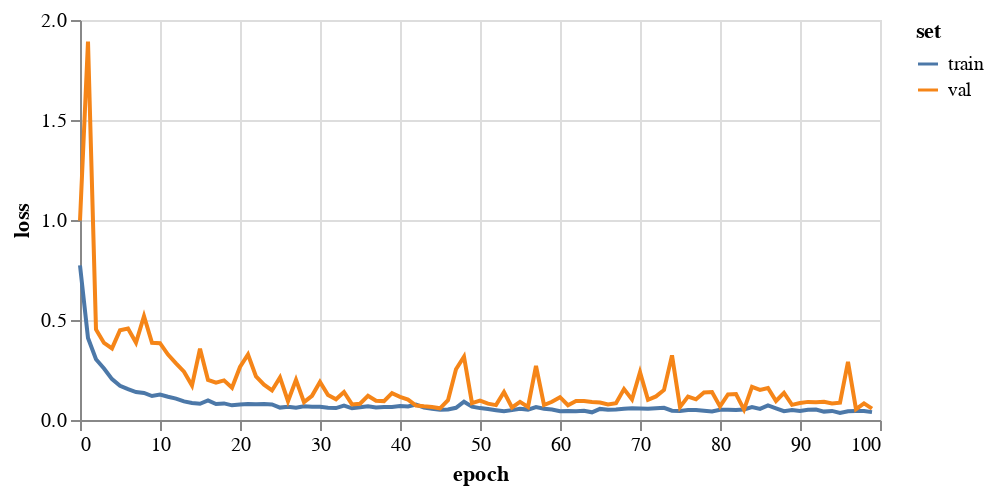
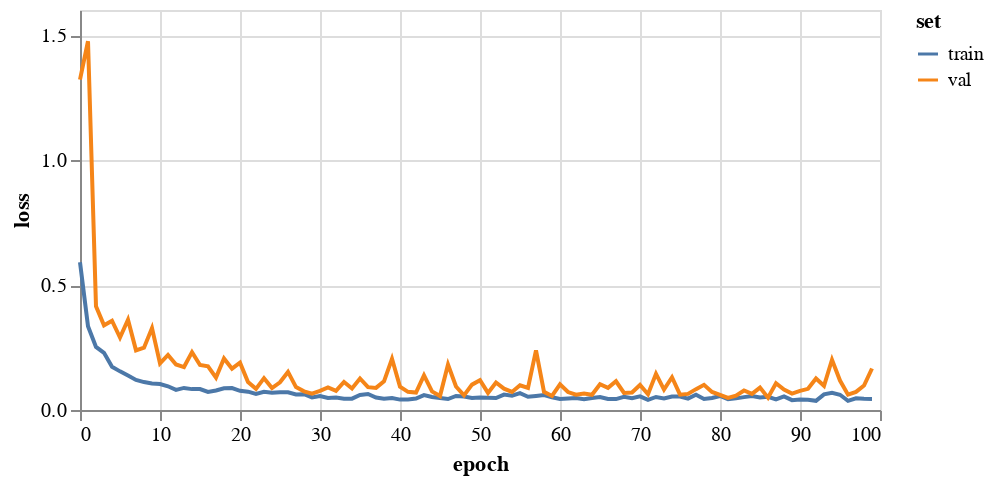
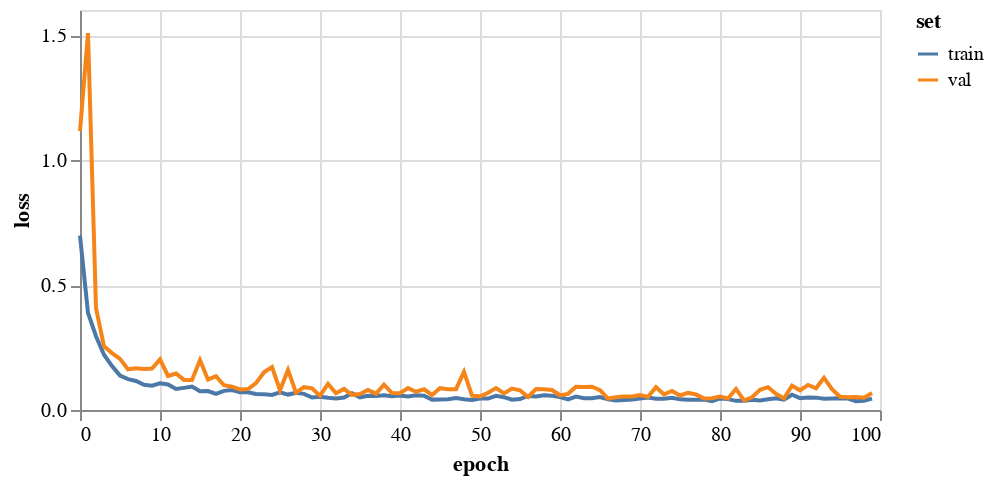

Notebook code cell kept with these figures, in order:
### Markdown cell above
## 4. Leave one out

### Code cell
checkptFiles = {}
for trainName, trainSet in trainSets.items():
    allTrainData, allValData = [], []
    print('training on all but '+ trainName)
    for name, data in trainSets.items():
        if name != trainName:
            allTrainData = allTrainData + data
            allValData = allValData + valSets[name]

    gcn = FeaStNet()
    history = gcn.trainModel(allTrainData, allValData, epochs=epochs, saveDir=saveDir+'allBut_'+ trainName)

    display(plotHistory(history))

    # test
    print('testing on '+trainName+'\n')
    resultsDict = gcn.testModel(testSets[trainName], level='field')
    resultsDict['Trained on'] = ['all groups but test group']*len(resultsDict['mse'])
    resultsDict['Tested on'] = [trainName]*len(resultsDict['mse'])
    results = pivotDict(resultsDict)
    resultsList.extend(results)
    
    # note checkpoint files for use in transfer learning
    checkptFiles[trainName] = gcn.checkptFile
    
pd.DataFrame(resultsList)

### Figure 1 — Vega-Lite specification as saved in the notebook (floating-point values rounded to 4 significant figures)
{"config": {"view": {"continuousWidth": 400, "continuousHeight": 300}}, "data": {"name": "data-e771bc5f31063c361cee59cee55b5fa2"}, "mark": "line", "encoding": {"color": {"type": "nominal", "field": "set"}, "tooltip": [{"type": "quantitative", "field": "epoch"}, {"type": "quantitative", "field": "value"}], "x": {"type": "quantitative", "field": "epoch"}, "y": {"type": "quantitative", "axis": {"title": "loss"}, "field": "value"}}, "height": 200, "transform": [{"fold": ["train", "val"], "as": ["set", "value"]}], "width": 400, "$schema": "https://vega.github.io/schema/vega-lite/v4.8.1.json", "datasets": {"data-e771bc5f31063c361cee59cee55b5fa2": [{"train": 0.773, "val": 0.9975, "epoch": 0}, {"train": 0.41, "val": 1.892, "epoch": 1}, {"train": 0.3034, "val": 0.453, "epoch": 2}, {"train": 0.2577, "val": 0.3853, "epoch": 3}, {"train": 0.2045, "val": 0.3581, "epoch": 4}, {"train": 0.1714, "val": 0.4491, "epoch": 5}, {"train": 0.1541, "val": 0.4575, "epoch": 6}, {"train": 0.1395, "val": 0.3866, "epoch": 7}, {"train": 0.1352, "val": 0.5186, "epoch": 8}, {"train": 0.1199, "val": 0.3857, "epoch": 9}, {"train": 0.1274, "val": 0.3842, "epoch": 10}, {"train": 0.1166, "val": 0.3274, "epoch": 11}, {"train": 0.1068, "val": 0.2834, "epoch": 12}, {"train": 0.09295, "val": 0.2415, "epoch": 13}, {"train": 0.08503, "val": 0.172, "epoch": 14}, {"train": 0.08105, "val": 0.3564, "epoch": 15}, {"train": 0.09821, "val": 0.2001, "epoch": 16}, {"train": 0.07982, "val": 0.1866, "epoch": 17}, {"train": 0.083, "val": 0.198, "epoch": 18}, {"train": 0.0733, "val": 0.1608, "epoch": 19}, {"train": 0.07734, "val": 0.2652, "epoch": 20}, {"train": 0.08006, "val": 0.3274, "epoch": 21}, {"train": 0.07883, "val": 0.2176, "epoch": 22}, {"train": 0.08042, "val": 0.1766, "epoch": 23}, {"train": 0.0781, "val": 0.1478, "epoch": 24}, {"train": 0.06195, "val": 0.2127, "epoch": 25}, {"train": 0.06597, "val": 0.0937, "epoch": 26}, {"train": 0.06152, "val": 0.2013, "epoch": 27}, {"train": 0.06824, "val": 0.0894, "epoch": 28}, {"train": 0.06671, "val": 0.121, "epoch": 29}, {"train": 0.06674, "val": 0.1902, "epoch": 30}, {"train": 0.06107, "val": 0.1253, "epoch": 31}, {"train": 0.05966, "val": 0.1033, "epoch": 32}, {"train": 0.07159, "val": 0.1401, "epoch": 33}, {"train": 0.05837, "val": 0.0779, "epoch": 34}, {"train": 0.06366, "val": 0.0815, "epoch": 35}, {"train": 0.06824, "val": 0.1212, "epoch": 36}, {"train": 0.0631, "val": 0.09625, "epoch": 37}, {"train": 0.06509, "val": 0.09443, "epoch": 38}, {"train": 0.06505, "val": 0.1341, "epoch": 39}, {"train": 0.07049, "val": 0.1161, "epoch": 40}, {"train": 0.06731, "val": 0.1024, "epoch": 41}, {"train": 0.07743, "val": 0.07224, "epoch": 42}, {"train": 0.06278, "val": 0.06822, "epoch": 43}, {"train": 0.05557, "val": 0.06533, "epoch": 44}, {"train": 0.05158, "val": 0.05838, "epoch": 45}, {"train": 0.05273, "val": 0.09873, "epoch": 46}, {"train": 0.06093, "val": 0.2539, "epoch": 47}, {"train": 0.09155, "val": 0.3168, "epoch": 48}, {"train": 0.06676, "val": 0.08429, "epoch": 49}, {"train": 0.05948, "val": 0.09678, "epoch": 50}, {"train": 0.05509, "val": 0.08164, "epoch": 51}, {"train": 0.04923, "val": 0.07451, "epoch": 52}, {"train": 0.04339, "val": 0.1401, "epoch": 53}, {"train": 0.04934, "val": 0.0627, "epoch": 54}, {"train": 0.0565, "val": 0.09057, "epoch": 55}, {"train": 0.05196, "val": 0.06505, "epoch": 56}, {"train": 0.06427, "val": 0.2703, "epoch": 57}, {"train": 0.05654, "val": 0.07502, "epoch": 58}, {"train": 0.05206, "val": 0.09132, "epoch": 59}, {"train": 0.04408, "val": 0.1142, "epoch": 60}, {"train": 0.04526, "val": 0.07394, "epoch": 61}, {"train": 0.04433, "val": 0.09478, "epoch": 62}, {"train": 0.04657, "val": 0.09513, "epoch": 63}, {"train": 0.03835, "val": 0.09006, "epoch": 64}, {"train": 0.05555, "val": 0.08702, "epoch": 65}, {"train": 0.05175, "val": 0.07752, "epoch": 66}, {"train": 0.05212, "val": 0.08442, "epoch": 67}, {"train": 0.05616, "val": 0.1547, "epoch": 68}, {"train": 0.05902, "val": 0.1027, "epoch": 69}, {"train": 0.05776, "val": 0.2392, "epoch": 70}, {"train": 0.05596, "val": 0.1008, "epoch": 71}, {"train": 0.05899, "val": 0.1179, "epoch": 72}, {"train": 0.06102, "val": 0.1502, "epoch": 73}, {"train": 0.04633, "val": 0.3234, "epoch": 74}, {"train": 0.0451, "val": 0.06436, "epoch": 75}, {"train": 0.05036, "val": 0.1174, "epoch": 76}, {"train": 0.04986, "val": 0.1035, "epoch": 77}, {"train": 0.04574, "val": 0.1373, "epoch": 78}, {"train": 0.04233, "val": 0.1399, "epoch": 79}, {"train": 0.05107, "val": 0.06811, "epoch": 80}, {"train": 0.05117, "val": 0.128, "epoch": 81}, {"train": 0.04964, "val": 0.1297, "epoch": 82}, {"train": 0.053, "val": 0.05225, "epoch": 83}, {"train": 0.06432, "val": 0.1656, "epoch": 84}, {"train": 0.05574, "val": 0.1507, "epoch": 85}, {"train": 0.07324, "val": 0.1602, "epoch": 86}, {"train": 0.05868, "val": 0.09505, "epoch": 87}, {"train": 0.04418, "val": 0.1359, "epoch": 88}, {"train": 0.05023, "val": 0.07583, "epoch": 89}, {"train": 0.04486, "val": 0.08464, "epoch": 90}, {"train": 0.05088, "val": 0.09059, "epoch": 91}, {"train": 0.05238, "val": 0.08919, "epoch": 92}, {"train": 0.04196, "val": 0.09064, "epoch": 93}, {"train": 0.04535, "val": 0.08245, "epoch": 94}, {"train": 0.03523, "val": 0.08679, "epoch": 95}, {"train": 0.04406, "val": 0.291, "epoch": 96}, {"train": 0.045, "val": 0.05435, "epoch": 97}, {"train": 0.04523, "val": 0.08333, "epoch": 98}, {"train": 0.03941, "val": 0.05707, "epoch": 99}]}}

### Figure 2 — Vega-Lite specification as saved in the notebook (floating-point values rounded to 4 significant figures)
{"config": {"view": {"continuousWidth": 400, "continuousHeight": 300}}, "data": {"name": "data-d2e8f4344a26161fd5eda369cc1dc029"}, "mark": "line", "encoding": {"color": {"type": "nominal", "field": "set"}, "tooltip": [{"type": "quantitative", "field": "epoch"}, {"type": "quantitative", "field": "value"}], "x": {"type": "quantitative", "field": "epoch"}, "y": {"type": "quantitative", "axis": {"title": "loss"}, "field": "value"}}, "height": 200, "transform": [{"fold": ["train", "val"], "as": ["set", "value"]}], "width": 400, "$schema": "https://vega.github.io/schema/vega-lite/v4.8.1.json", "datasets": {"data-d2e8f4344a26161fd5eda369cc1dc029": [{"train": 0.5912, "val": 1.321, "epoch": 0}, {"train": 0.3353, "val": 1.475, "epoch": 1}, {"train": 0.2522, "val": 0.4149, "epoch": 2}, {"train": 0.2286, "val": 0.3388, "epoch": 3}, {"train": 0.173, "val": 0.357, "epoch": 4}, {"train": 0.1545, "val": 0.2897, "epoch": 5}, {"train": 0.1377, "val": 0.3614, "epoch": 6}, {"train": 0.12, "val": 0.2387, "epoch": 7}, {"train": 0.1117, "val": 0.2494, "epoch": 8}, {"train": 0.1063, "val": 0.3277, "epoch": 9}, {"train": 0.1041, "val": 0.1866, "epoch": 10}, {"train": 0.09492, "val": 0.2202, "epoch": 11}, {"train": 0.08035, "val": 0.1823, "epoch": 12}, {"train": 0.08829, "val": 0.1718, "epoch": 13}, {"train": 0.08354, "val": 0.2314, "epoch": 14}, {"train": 0.08392, "val": 0.1799, "epoch": 15}, {"train": 0.07207, "val": 0.1748, "epoch": 16}, {"train": 0.07823, "val": 0.1297, "epoch": 17}, {"train": 0.087, "val": 0.2059, "epoch": 18}, {"train": 0.08753, "val": 0.1654, "epoch": 19}, {"train": 0.0768, "val": 0.1892, "epoch": 20}, {"train": 0.07331, "val": 0.1121, "epoch": 21}, {"train": 0.06423, "val": 0.08457, "epoch": 22}, {"train": 0.07304, "val": 0.1273, "epoch": 23}, {"train": 0.06888, "val": 0.08799, "epoch": 24}, {"train": 0.07076, "val": 0.111, "epoch": 25}, {"train": 0.07101, "val": 0.1523, "epoch": 26}, {"train": 0.06249, "val": 0.09148, "epoch": 27}, {"train": 0.06309, "val": 0.07479, "epoch": 28}, {"train": 0.05051, "val": 0.06568, "epoch": 29}, {"train": 0.0557, "val": 0.07641, "epoch": 30}, {"train": 0.04808, "val": 0.09008, "epoch": 31}, {"train": 0.04949, "val": 0.07646, "epoch": 32}, {"train": 0.04531, "val": 0.1121, "epoch": 33}, {"train": 0.04548, "val": 0.08623, "epoch": 34}, {"train": 0.05987, "val": 0.1261, "epoch": 35}, {"train": 0.06396, "val": 0.09133, "epoch": 36}, {"train": 0.04975, "val": 0.08852, "epoch": 37}, {"train": 0.04518, "val": 0.1145, "epoch": 38}, {"train": 0.0476, "val": 0.205, "epoch": 39}, {"train": 0.04155, "val": 0.09276, "epoch": 40}, {"train": 0.04234, "val": 0.07257, "epoch": 41}, {"train": 0.0457, "val": 0.06955, "epoch": 42}, {"train": 0.05965, "val": 0.1384, "epoch": 43}, {"train": 0.05196, "val": 0.07447, "epoch": 44}, {"train": 0.04779, "val": 0.05574, "epoch": 45}, {"train": 0.04379, "val": 0.1818, "epoch": 46}, {"train": 0.05628, "val": 0.09379, "epoch": 47}, {"train": 0.05359, "val": 0.05834, "epoch": 48}, {"train": 0.04825, "val": 0.1014, "epoch": 49}, {"train": 0.04955, "val": 0.1193, "epoch": 50}, {"train": 0.04884, "val": 0.06829, "epoch": 51}, {"train": 0.04764, "val": 0.1101, "epoch": 52}, {"train": 0.06142, "val": 0.08528, "epoch": 53}, {"train": 0.05694, "val": 0.07221, "epoch": 54}, {"train": 0.0675, "val": 0.09899, "epoch": 55}, {"train": 0.05312, "val": 0.08813, "epoch": 56}, {"train": 0.05625, "val": 0.2384, "epoch": 57}, {"train": 0.05981, "val": 0.0726, "epoch": 58}, {"train": 0.05125, "val": 0.05634, "epoch": 59}, {"train": 0.04436, "val": 0.1026, "epoch": 60}, {"train": 0.04593, "val": 0.07179, "epoch": 61}, {"train": 0.04763, "val": 0.06141, "epoch": 62}, {"train": 0.0433, "val": 0.0659, "epoch": 63}, {"train": 0.04818, "val": 0.06088, "epoch": 64}, {"train": 0.05219, "val": 0.1031, "epoch": 65}, {"train": 0.04389, "val": 0.08864, "epoch": 66}, {"train": 0.04357, "val": 0.1149, "epoch": 67}, {"train": 0.05273, "val": 0.0683, "epoch": 68}, {"train": 0.0476, "val": 0.07028, "epoch": 69}, {"train": 0.05478, "val": 0.1001, "epoch": 70}, {"train": 0.04042, "val": 0.06282, "epoch": 71}, {"train": 0.05219, "val": 0.1444, "epoch": 72}, {"train": 0.04615, "val": 0.08171, "epoch": 73}, {"train": 0.05369, "val": 0.1309, "epoch": 74}, {"train": 0.05369, "val": 0.06152, "epoch": 75}, {"train": 0.04572, "val": 0.0644, "epoch": 76}, {"train": 0.06101, "val": 0.08342, "epoch": 77}, {"train": 0.04426, "val": 0.1007, "epoch": 78}, {"train": 0.04834, "val": 0.07234, "epoch": 79}, {"train": 0.05598, "val": 0.06023, "epoch": 80}, {"train": 0.0436, "val": 0.04842, "epoch": 81}, {"train": 0.04654, "val": 0.05742, "epoch": 82}, {"train": 0.05156, "val": 0.07802, "epoch": 83}, {"train": 0.05551, "val": 0.06466, "epoch": 84}, {"train": 0.05005, "val": 0.08979, "epoch": 85}, {"train": 0.05302, "val": 0.04929, "epoch": 86}, {"train": 0.04244, "val": 0.1071, "epoch": 87}, {"train": 0.05466, "val": 0.08154, "epoch": 88}, {"train": 0.03936, "val": 0.06538, "epoch": 89}, {"train": 0.04205, "val": 0.07628, "epoch": 90}, {"train": 0.04119, "val": 0.08465, "epoch": 91}, {"train": 0.03673, "val": 0.1259, "epoch": 92}, {"train": 0.0627, "val": 0.09686, "epoch": 93}, {"train": 0.06848, "val": 0.201, "epoch": 94}, {"train": 0.06098, "val": 0.1178, "epoch": 95}, {"train": 0.03655, "val": 0.0613, "epoch": 96}, {"train": 0.04704, "val": 0.07253, "epoch": 97}, {"train": 0.04491, "val": 0.09763, "epoch": 98}, {"train": 0.04434, "val": 0.1661, "epoch": 99}]}}

### Figure 3 — Vega-Lite specification as saved in the notebook (floating-point values rounded to 4 significant figures)
{"config": {"view": {"continuousWidth": 400, "continuousHeight": 300}}, "data": {"name": "data-b1cc809a3c427cabfad60c0016b621e2"}, "mark": "line", "encoding": {"color": {"type": "nominal", "field": "set"}, "tooltip": [{"type": "quantitative", "field": "epoch"}, {"type": "quantitative", "field": "value"}], "x": {"type": "quantitative", "field": "epoch"}, "y": {"type": "quantitative", "axis": {"title": "loss"}, "field": "value"}}, "height": 200, "transform": [{"fold": ["train", "val"], "as": ["set", "value"]}], "width": 400, "$schema": "https://vega.github.io/schema/vega-lite/v4.8.1.json", "datasets": {"data-b1cc809a3c427cabfad60c0016b621e2": [{"train": 0.6977, "val": 1.116, "epoch": 0}, {"train": 0.3884, "val": 1.508, "epoch": 1}, {"train": 0.2951, "val": 0.4075, "epoch": 2}, {"train": 0.2213, "val": 0.2548, "epoch": 3}, {"train": 0.1758, "val": 0.2278, "epoch": 4}, {"train": 0.1375, "val": 0.2044, "epoch": 5}, {"train": 0.1234, "val": 0.1627, "epoch": 6}, {"train": 0.1163, "val": 0.1665, "epoch": 7}, {"train": 0.1008, "val": 0.1639, "epoch": 8}, {"train": 0.09747, "val": 0.1659, "epoch": 9}, {"train": 0.107, "val": 0.2027, "epoch": 10}, {"train": 0.1019, "val": 0.1361, "epoch": 11}, {"train": 0.084, "val": 0.1461, "epoch": 12}, {"train": 0.08847, "val": 0.1203, "epoch": 13}, {"train": 0.09359, "val": 0.1199, "epoch": 14}, {"train": 0.07478, "val": 0.1997, "epoch": 15}, {"train": 0.07575, "val": 0.1213, "epoch": 16}, {"train": 0.06492, "val": 0.1356, "epoch": 17}, {"train": 0.0766, "val": 0.09912, "epoch": 18}, {"train": 0.07995, "val": 0.09337, "epoch": 19}, {"train": 0.071, "val": 0.08197, "epoch": 20}, {"train": 0.07092, "val": 0.08401, "epoch": 21}, {"train": 0.06396, "val": 0.1075, "epoch": 22}, {"train": 0.0629, "val": 0.1511, "epoch": 23}, {"train": 0.05992, "val": 0.1717, "epoch": 24}, {"train": 0.07028, "val": 0.07937, "epoch": 25}, {"train": 0.06173, "val": 0.1602, "epoch": 26}, {"train": 0.06919, "val": 0.0691, "epoch": 27}, {"train": 0.06462, "val": 0.09131, "epoch": 28}, {"train": 0.05014, "val": 0.08689, "epoch": 29}, {"train": 0.05328, "val": 0.057, "epoch": 30}, {"train": 0.0492, "val": 0.1046, "epoch": 31}, {"train": 0.04635, "val": 0.06668, "epoch": 32}, {"train": 0.04954, "val": 0.0842, "epoch": 33}, {"train": 0.06731, "val": 0.06055, "epoch": 34}, {"train": 0.05079, "val": 0.06356, "epoch": 35}, {"train": 0.05702, "val": 0.08022, "epoch": 36}, {"train": 0.0565, "val": 0.06527, "epoch": 37}, {"train": 0.05878, "val": 0.1016, "epoch": 38}, {"train": 0.05527, "val": 0.06754, "epoch": 39}, {"train": 0.05751, "val": 0.06727, "epoch": 40}, {"train": 0.05405, "val": 0.08749, "epoch": 41}, {"train": 0.05936, "val": 0.07318, "epoch": 42}, {"train": 0.05706, "val": 0.08298, "epoch": 43}, {"train": 0.04153, "val": 0.06027, "epoch": 44}, {"train": 0.04245, "val": 0.08717, "epoch": 45}, {"train": 0.04347, "val": 0.08339, "epoch": 46}, {"train": 0.04749, "val": 0.08337, "epoch": 47}, {"train": 0.04268, "val": 0.1522, "epoch": 48}, {"train": 0.04052, "val": 0.05751, "epoch": 49}, {"train": 0.04586, "val": 0.05462, "epoch": 50}, {"train": 0.04553, "val": 0.06907, "epoch": 51}, {"train": 0.05698, "val": 0.08771, "epoch": 52}, {"train": 0.05128, "val": 0.0664, "epoch": 53}, {"train": 0.04112, "val": 0.08585, "epoch": 54}, {"train": 0.044, "val": 0.07893, "epoch": 55}, {"train": 0.05624, "val": 0.05201, "epoch": 56}, {"train": 0.05415, "val": 0.08381, "epoch": 57}, {"train": 0.05928, "val": 0.08259, "epoch": 58}, {"train": 0.05714, "val": 0.08015, "epoch": 59}, {"train": 0.0516, "val": 0.05892, "epoch": 60}, {"train": 0.04199, "val": 0.06459, "epoch": 61}, {"train": 0.0538, "val": 0.09332, "epoch": 62}, {"train": 0.04682, "val": 0.09212, "epoch": 63}, {"train": 0.04727, "val": 0.09314, "epoch": 64}, {"train": 0.05187, "val": 0.07961, "epoch": 65}, {"train": 0.04273, "val": 0.04574, "epoch": 66}, {"train": 0.03847, "val": 0.05133, "epoch": 67}, {"train": 0.04003, "val": 0.05447, "epoch": 68}, {"train": 0.04219, "val": 0.05398, "epoch": 69}, {"train": 0.04565, "val": 0.05981, "epoch": 70}, {"train": 0.0496, "val": 0.05252, "epoch": 71}, {"train": 0.04486, "val": 0.0911, "epoch": 72}, {"train": 0.04536, "val": 0.06245, "epoch": 73}, {"train": 0.04876, "val": 0.07592, "epoch": 74}, {"train": 0.04264, "val": 0.05806, "epoch": 75}, {"train": 0.04127, "val": 0.06877, "epoch": 76}, {"train": 0.04114, "val": 0.06201, "epoch": 77}, {"train": 0.0415, "val": 0.04635, "epoch": 78}, {"train": 0.03568, "val": 0.04672, "epoch": 79}, {"train": 0.04626, "val": 0.05364, "epoch": 80}, {"train": 0.04352, "val": 0.04589, "epoch": 81}, {"train": 0.03668, "val": 0.08422, "epoch": 82}, {"train": 0.03678, "val": 0.03885, "epoch": 83}, {"train": 0.0412, "val": 0.05089, "epoch": 84}, {"train": 0.0381, "val": 0.08052, "epoch": 85}, {"train": 0.04294, "val": 0.09124, "epoch": 86}, {"train": 0.04681, "val": 0.06481, "epoch": 87}, {"train": 0.04103, "val": 0.04648, "epoch": 88}, {"train": 0.06113, "val": 0.09749, "epoch": 89}, {"train": 0.04732, "val": 0.07865, "epoch": 90}, {"train": 0.05004, "val": 0.1002, "epoch": 91}, {"train": 0.04946, "val": 0.08676, "epoch": 92}, {"train": 0.0452, "val": 0.1286, "epoch": 93}, {"train": 0.04617, "val": 0.08362, "epoch": 94}, {"train": 0.04656, "val": 0.05289, "epoch": 95}, {"train": 0.04571, "val": 0.05142, "epoch": 96}, {"train": 0.03533, "val": 0.05199, "epoch": 97}, {"train": 0.03688, "val": 0.04951, "epoch": 98}, {"train": 0.04571, "val": 0.06787, "epoch": 99}]}}
